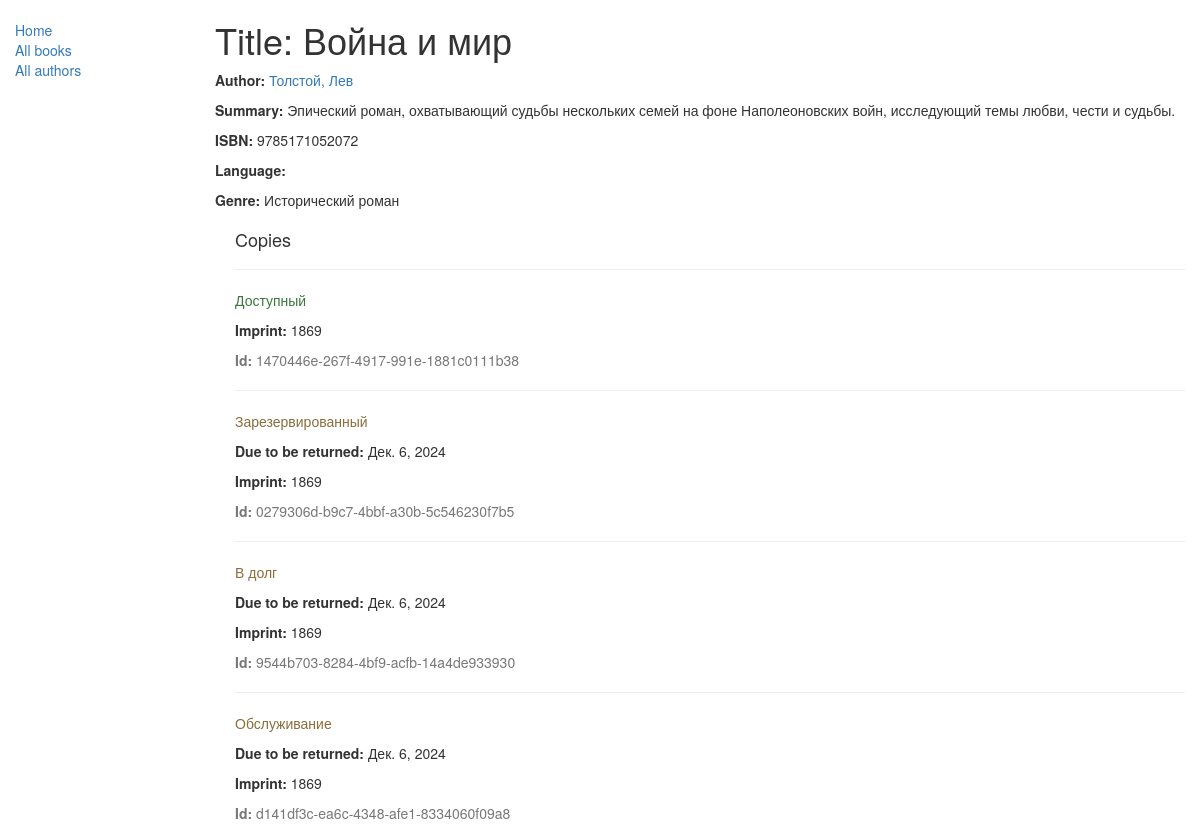
/catalog/book/1, run on the app's committed database.
### catalog/models.py (models this page shows, shortened)
class Book(models.Model):
    title = models.CharField(max_length=200)
    author = models.ForeignKey('Author', on_delete=models.SET_NULL, null=True)
    summary = models.TextField(max_length=1000, help_text="Enter a brief description of the book")
    isbn = models.CharField('ISBN',max_length=13, help_text='13 Character <a href="https://www.isbn-international.org/content/what-isbn">ISBN number</a>')
    genre = models.ManyToManyField(Genre, help_text="Select a genre for this book")
    def display_genre(self):
        """
        Creates a string for the Genre. This is required to display genre in Admin.
        """
        return ', '.join([ genre.name for genre in self.genre.all()[:3] ])
    display_genre.short_description = 'Genre'

class Author(models.Model):
    first_name = models.CharField(max_length=100)
    last_name = models.CharField(max_length=100)
    date_of_birth = models.DateField(null=True, blank=True)
    date_of_death = models.DateField('Died', null=True, blank=True)
    def __str__(self):
        return '%s, %s' % (self.last_name, self.first_name)

class Genre(models.Model):
    name = models.CharField(max_length=200, help_text="Enter a book genre (e.g. Science Fiction, French Poetry etc.)")
    def __str__(self):
        return self.name

class BookInstance(models.Model):
    id = models.UUIDField(primary_key=True, default=uuid.uuid4, help_text="Unique ID for this particular book across whole library")
    book = models.ForeignKey('Book', on_delete=models.SET_NULL, null=True)
    imprint = models.CharField(max_length=200)
    due_back = models.DateField(null=True, blank=True)
    LOAN_STATUS = (
        ('m', 'Обслуживание'),
        ('o', 'В долг'),
        ('a', 'Доступный'),
        ('r', 'Зарезервированный'),
    )
    status = models.CharField(max_length=1, choices=LOAN_STATUS, blank=True, default='m', help_text='Book availability')
    class Meta:
        ordering = ["due_back"]
        permissions = (("can_mark_returned", "Установить книгу как возвращенную"),)

### catalog/views.py (the view)
# urls.py: url(r'^book/(?P<pk>\d+)$', views.BookDetailView.as_view(), name='book-detail'),
class BookDetailView(generic.DetailView):
    model = Book

### catalog/templates/catalog/book_detail.html
{% extends "base_generic.html" %}
{% block content %}
  <h1>Title: {{ book.title }}</h1>
  <p><strong>Author:</strong> <a href="">{{ book.author }}</a></p>
  <p><strong>Summary:</strong> {{ book.summary }}</p>
  <p><strong>ISBN:</strong> {{ book.isbn }}</p>
  <p><strong>Language:</strong> {{ book.language }}</p>
  <p><strong>Genre:</strong> {% for genre in book.genre.all %} {{ genre }}{% if not forloop.last %}, {% endif %}{% endfor %}</p>
  <div style="margin-left:20px;margin-top:20px">
    <h4>Copies</h4>
    {% for copy in book.bookinstance_set.all %}
    <hr>
    <p class="{% if copy.status == 'a' %}text-success{% elif copy.status == 'd' %}text-danger{% else %}text-warning{% endif %}">{{ copy.get_status_display }}</p>
    {% if copy.status != 'a' %}<p><strong>Due to be returned:</strong> {{copy.due_back}}</p>{% endif %}
    <p><strong>Imprint:</strong> {{copy.imprint}}</p>
    <p class="text-muted"><strong>Id:</strong> {{copy.id}}</p>
    {% endfor %}
  </div>
{% endblock %}

### data on the page
Book: title "Война и мир", author "Толстой, Лев", summary "Эпический роман, охватывающий судьбы нескольких семей на фоне Наполеоновских войн, исследующий темы любви, чести и судьбы.", isbn "9785171052072"
Genre: name "Исторический роман"
BookInstance: status "Доступный", imprint "1869", id "1470446e-267f-4917-991e-1881c0111b38"
BookInstance: status "Зарезервированный", due_back "Дек. 6, 2024", imprint "1869", id "0279306d-b9c7-4bbf-a30b-5c546230f7b5"
BookInstance: status "В долг", due_back "Дек. 6, 2024", imprint "1869", id "9544b703-8284-4bf9-acfb-14a4de933930"
BookInstance: status "Обслуживание", due_back "Дек. 6, 2024", imprint "1869", id "d141df3c-ea6c-4348-afe1-8334060f09a8"
